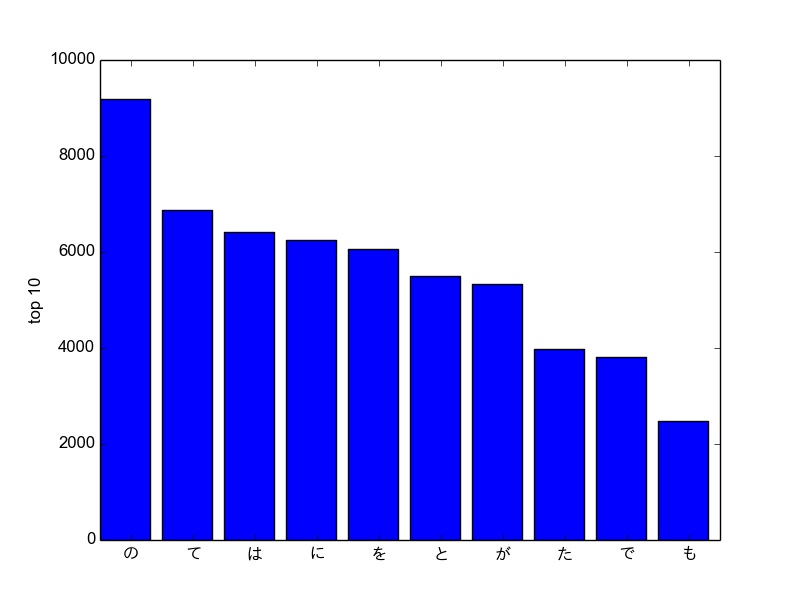

The Python source for this figure:
#!/usr/bin/python
# coding:utf-8

import MecabTools
import numpy as np
import matplotlib
matplotlib.use('Agg')
from matplotlib import pyplot as plt
from matplotlib import font_manager as fm

def main():
    mr = MecabTools.MecabReader()
    full_seq = mr.read_mecab('neko.txt.mecab')
    worddic = {}
    for seq in full_seq:
        l = []
        for morph in seq:
            if morph['pos'] == u'記号':
                continue
            if morph['surface'] in worddic:
                worddic[morph['surface']] += 1
            else:
                worddic[morph['surface']] = 1

    rank = sorted(worddic.items(), key = lambda x: x[1])[::-1]
    top10 = rank[:10]

    x = np.array([i for i in range(len(top10))])
    y = np.array([w[1] for w in top10])
    fp = fm.FontProperties(fname='/usr/share/fonts/truetype/fonts-japanese-gothic.ttf')

    plt.bar(x, y)
    plt.xticks(x + 0.5 , [w[0] for w in top10], fontproperties=fp)
    plt.ylabel('word count')
    plt.ylabel('top 10')
    plt.savefig('37.png')
    plt.show()

if __name__ == '__main__':
    main()
